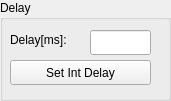
    <widget class="QGroupBox" name="groupBox_5">
     <property name="geometry">
      <rect>
       <x>40</x>
       <y>360</y>
       <width>171</width>
       <height>101</height>
      </rect>
     </property>
     <property name="title">
      <string>Delay</string>
     </property>
     <widget class="PyDMPushButton" name="PyDMPushButton_19">
      <property name="geometry">
       <rect>
        <x>10</x>
        <y>60</y>
        <width>141</width>
        <height>25</height>
       </rect>
      </property>
      <property name="toolTip">
       <string/>
      </property>
      <property name="text">
       <string>Set Int Delay</string>
      </property>
      <property name="alarmSensitiveContent" stdset="0">
       <bool>false</bool>
      </property>
      <property name="alarmSensitiveBorder" stdset="0">
       <bool>false</bool>
      </property>
      <property name="PyDMToolTip" stdset="0">
       <string/>
      </property>
      <property name="channel" stdset="0">
       <string>ca://${DEV}:SET_INT_DELAY_OUT.PROC</string>
      </property>
      <property name="passwordProtected" stdset="0">
       <bool>false</bool>
      </property>
      <property name="password" stdset="0">
       <string/>
      </property>
      <property name="protectedPassword" stdset="0">
       <string/>
      </property>
      <property name="showConfirmDialog" stdset="0">
       <bool>false</bool>
      </property>
      <property name="confirmMessage" stdset="0">
       <string>Are you sure you want to proceed?</string>
      </property>
      <property name="pressValue" stdset="0">
       <string>1</string>
      </property>
      <property name="releaseValue" stdset="0">
       <string>None</string>
      </property>
      <property name="relativeChange" stdset="0">
       <bool>false</bool>
      </property>
      <property name="writeWhenRelease" stdset="0">
       <bool>false</bool>
      </property>
     </widget>
     <widget class="PyDMLabel" name="PyDMLabel_106">
      <property name="geometry">
       <rect>
        <x>10</x>
        <y>30</y>
        <width>91</width>
        <height>20</height>
       </rect>
      </property>
      <property name="toolTip">
       <string/>
      </property>
      <property name="text">
       <string>Delay[ms]:</string>
      </property>
     </widget>
     <widget class="PyDMLineEdit" name="PyDMLineEdit_3">
      <property name="geometry">
       <rect>
        <x>90</x>
        <y>30</y>
        <width>61</width>
        <height>25</height>
       </rect>
      </property>
      <property name="toolTip">
       <string/>
      </property>
      <property name="precision" stdset="0">
       <number>0</number>
      </property>
      <property name="showUnits" stdset="0">
       <bool>false</bool>
      </property>
      <property name="precisionFromPV" stdset="0">
       <bool>true</bool>
      </property>
      <property name="alarmSensitiveContent" stdset="0">
       <bool>false</bool>
      </property>
      <property name="alarmSensitiveBorder" stdset="0">
       <bool>false</bool>
      </property>
      <property name="PyDMToolTip" stdset="0">
       <string/>
      </property>
      <property name="channel" stdset="0">
       <string>ca://${DEV}:DELAY</string>
      </property>
     </widget>
    </widget>
